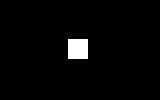
#> input picture frame 29 of labvaja11/data/simple-video.avi, 160 x 100 px
$ python vaja11.py
#> lines starting #> are read from the running program, lines starting #| are printed output that depends on the picture; after the words box and inside, x2 and y2 are one past the last pixel; in counts of white or black regions, pixels touching at a corner belong together
### labvaja1/displayImage.py
from matplotlib import pyplot as plt
import numpy as np

def displayImage (iImage, iTitle, iGridX=None, iGridY=None, show=True):
    # ustvarimo prikazno okno
    plt.figure()
    # zapišemo naslov, ki se pokaže
    plt.title(iTitle)

    if iGridX is not None and iGridY is not None:
        stepX = iGridX[1] - iGridX[0]
        stepY = iGridY[1] - iGridY[0]
        extent = (
            iGridX[0] - 0.5*stepX,
            iGridX[-1] + 0.5*stepX,
            iGridY[-1] + 0.5*stepY,
            iGridY[0] - 0.5*stepY,
        )
    else:
        # prikažemo naloženo sliko na zaslon
        extent = (
            0 - 0.5,
            iImage.shape[1] - 0.5,
            iImage.shape[0] -0.5,
            0 - 0.5,
        ) # lahko tudi dodatno razširimo platno okoli slike, da v priakz vključimo tudi robove
    plt.imshow(
        iImage,
        cmap=plt.cm.gray,
        vmin=0,
        vmax=255,
        aspect='equal', # poskrbimo, da je širina enaka kot višina slikovnega elementa
        extent=extent
    )

    # na koncu z urejanjem priakza, kličemo metodo plt.show() za prikaz slike
    if show == True:
        plt.show()


### labvaja11/displayImage.py
from matplotlib import pyplot as plt


def displayImage (iImage, iTitle, iGridX=None, iGridY=None, show = True):
    # ustvarimo prikazno okno
    fig = plt.figure()
    # zapišemo naslov, ki se pokaže
    plt.title(iTitle)

    if iGridX is not None and iGridY is not None:
        stepX = iGridX[1] - iGridX[0]
        stepY = iGridY[1] - iGridY[0]
        extent = (
            iGridX[0] - 0.5*stepX,
            iGridX[-1] + 0.5*stepX,
            iGridY[-1] + 0.5*stepY,
            iGridY[0] - 0.5*stepY,
        )
    else:
        # prikažemo naloženo sliko na zaslon
        extent = (
            0 - 0.5,
            iImage.shape[1] - 0.5,
            iImage.shape[0] -0.5,
            0 - 0.5,
        ) # lahko tudi dodatno razširimo platno okoli slike, da v priakz vključimo tudi robove
    plt.imshow(
        iImage,
        cmap=plt.cm.gray,
        vmin=0,
        vmax=255,
        aspect='equal', # poskrbimo, da je širina enaka kot višina slikovnega elementa
        extent=extent
    )

    # na koncu z urejanjem priakza, kličemo metodo plt.show() za prikaz slike
    if show == True:
        plt.show()

    return fig

### labvaja11/vaja11.py
import numpy as np
import matplotlib.pyplot as plt
from labvaja1.displayImage import displayImage
import cv2

## 1. NALOGA:
def loadFrame(iVideo, iK):
    """
Funkcija za nalaganje slike iz videa
"""
#> called with iK = 30
    # postavi reader na (iK -1)-ti frame
    iVideo.set(1, iK-1)
    ret, oFrame = iVideo.read()
#> oFrame is the input picture: shape (100, 160, 3); 2.5% white; 1 white region, box (x1, y1, x2, y2) and area: (68, 39, 88, 59) 400
    # vrstice (100), stolpce (160), vzamemo 1.sliko = R (od RGB):
    oFrame = oFrame[:,:,0].astype(float)

    return oFrame

if __name__ == '__main__':
    # naloži video
    V1 = cv2.VideoCapture("labvaja11/data/simple-video.avi")

    print(f'število slik v videu: {int(V1.get(cv2.CAP_PROP_FRAME_COUNT))}')
    I1 = loadFrame(V1, iK = 30)
    I2 = loadFrame(V1, iK = 31)
#> call 2 of loadFrame, with iK = 31
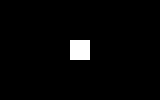
#> input picture frame 30 of labvaja11/data/simple-video.avi, 160 x 100 px
#> in loadFrame, oFrame is the input picture: shape (100, 160, 3); 2.5% white; 1 white region, box (x1, y1, x2, y2) and area: (70, 40, 90, 60) 400

    displayImage(I1, 'slika 1')
    displayImage(I2, 'slika 2')


## 2: NALOGA:
def framePrediction(iF, iMV):
    iMV = np.array(iMV).astype(int)

    # axis = 0 - vrtijo se vrstice, axis = 1 - vrtijo se stolpci
    ## premikamo intenzitete za iMV[1] navzdol in za iMV[0] desno (po mreži)
    oF = np.roll(iF, [iMV[1], iMV[0]], axis=(0,1))

    # dx komponenta vektorja:
    if iMV[0] >= 0:
        oF[:, :iMV[0]] = -1
    else:
        oF[:, iMV[0] :] = -1

    # dy komponenta vektorja:
    if iMV[1] >= 0:
        oF[:, :iMV[1]] = -1
    else:
        oF[:, iMV[1] :] = -1

    return oF


def blockMatching(iF1, iF2, iSize, iSearchSize):
    """
Funkcija za dolocanje polja vektorjev premika z blocnim
ujemanjem
"""
#> called with iSearchSize = 15
    Y, X = iF1.shape
#> Y = 100; X = 160

    # želimo ugotoviti št. blokov znotraj slike:
    M = int(X / iSize[0])
#> M = 20
    N = int(Y / iSize[1])
#> N = 12

    # inicializacija vektorjev premika
    oMF = np.zeros((N, M, 2), dtype=float)
    oCP = np.zeros((N, M, 2), dtype=float)
    Err = np.ones((N, M), dtype=float)*255

    # inicializacija logaritemskega iskanja vektorja premika
    P = (iSearchSize - 1) / 2
    PTS = np.array([[0,0], [1,0], [-1,0], [0,1], [0,-1], [1,1], [-1,1], [1,-1], [-1,-1]])

    # zanka čez vse bloke
    for n in range(N):
        y_min = n*iSize[1]
        y_max = (n+1)*iSize[1]
        y = np.arange(y_min, y_max)
        for m in range(M):
            x_min = m*iSize[0]
            x_max = (m+1)*iSize[0]
            x = np.arange(x_min, x_max)

            # središče trenutnega bloka
            oCP[n,m,0] =x.mean()
            oCP[n,m,1] =y.mean()

            # prvi blok vrži ven:
            B1 = iF1[y_min:y_max, x_min:x_max]
            B2 = iF2[y_min:y_max, x_min:x_max]

            for i in range(1, 4):
                Pi = (P + 1) / (2 ** i)
                PTSi = PTS * Pi

                d0 = np.array([oMF[n,m,0], oMF[n,m,1]])

                for p in range(PTSi.shape[0]):
                    # trenutni vektor premika
                    d = d0 + PTSi[p, :]

                    # napovedan F2 na podlagi F1 in vektorja premika
                    pF2 = framePrediction(iF1, d)
                    # napovedan blok dva izločimo iz napovedane slicice 2
                    pB2 = pF2[y_min:y_max, x_min:x_max]

                    idx = np.logical_and(B2 >= 0, pB2 >= 0)

                    bErr = np.sum(np.abs(B2[idx] - pB2[idx])) / idx.sum()

                    if bErr < Err[n, m]:
                        Err[n, m] = bErr
                        oMF[n, m, :] = d
#> this loop made 12 passes
#> y_min on pass 2: 8
#> pass 1, in framePrediction (call 2), `oF = np.roll(iF, [iMV[1], iMV[0]], axis=(0,1))`:
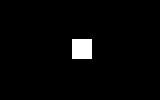
#> oF: shape (100, 160) float64; 2.5% white; 1 white region, box (x1, y1, x2, y2) and area: (72, 39, 92, 59) 400
#> pass 1, in framePrediction (call 3), `oF = np.roll(iF, [iMV[1], iMV[0]], axis=(0,1))`:
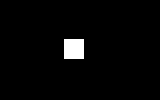
#> oF: shape (100, 160) float64; 2.5% white; 1 white region, box (x1, y1, x2, y2) and area: (64, 39, 84, 59) 400
#> pass 1, in framePrediction (call 4), `oF = np.roll(iF, [iMV[1], iMV[0]], axis=(0,1))`:
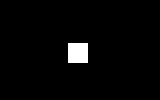
#> oF: shape (100, 160) float64; 2.5% white; 1 white region, box (x1, y1, x2, y2) and area: (68, 43, 88, 63) 400
#> pass 1, in framePrediction (call 5), `oF = np.roll(iF, [iMV[1], iMV[0]], axis=(0,1))`:
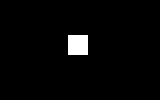
#> oF: shape (100, 160) float64; 2.5% white; 1 white region, box (x1, y1, x2, y2) and area: (68, 35, 88, 55) 400


    return oMF, oCP

if __name__ == '__main__':

    bsize = [8, 8]
    searchSize = 15
    MF, CP = blockMatching(I1, I2, bsize, searchSize)


## 3. NALOGA:
from labvaja11.displayImage import displayImage

def displayMotionField(iMF, iCP, iTitle, iImage = None):
    """
Funkcija za prikaz polja vektorjev premika
"""
    if iImage is None:
        fig = plt.figure()
        plt.gca().invert_yaxis()
        plt.gca().set_aspect("equal")
        plt.title(iTitle)
    else:
        fig = displayImage(iImage, iTitle=iTitle, show = False)

    plt.quiver(iCP[:,:,0], iCP[:,:,1], iMF[:,:,0], iMF[:,:,1], color='red', scale=0.5, units='xy', angles='xy')

    return fig

if __name__ == '__main__':
    displayMotionField(MF, CP, iTitle='Vektorji premika')
    displayMotionField(MF, CP, iTitle='Superponirani vektorji premika', iImage = I1)


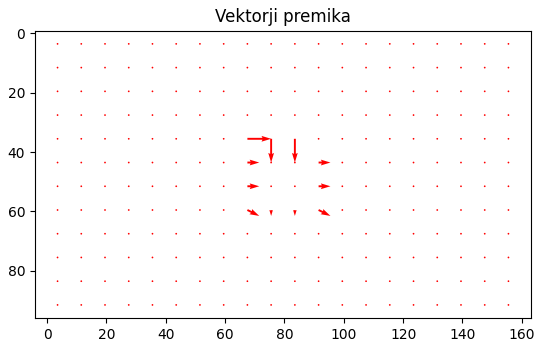
#> figure drawn by matplotlib, 1 panel
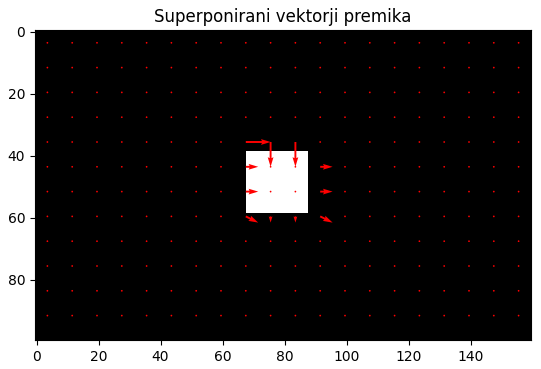
#> figure drawn by matplotlib, 1 panel

$ run again, starting later in the video
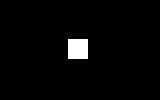
#> input picture frame 29 of labvaja11/data/simple-video.avi, 160 x 100 px
#> in loadFrame, oFrame is the input picture: shape (100, 160, 3); 2.5% white; 1 white region, box (x1, y1, x2, y2) and area: (68, 39, 88, 59) 400
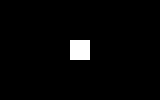
#> input picture frame 30 of labvaja11/data/simple-video.avi, 160 x 100 px
#> in loadFrame, oFrame is the input picture: shape (100, 160, 3); 2.5% white; 1 white region, box (x1, y1, x2, y2) and area: (70, 40, 90, 60) 400
#> the loop in blockMatching, `for n in range(N):` made 12 passes

$ run again, starting later in the video
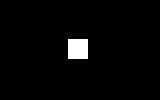
#> input picture frame 29 of labvaja11/data/simple-video.avi, 160 x 100 px
#> in loadFrame, oFrame is the input picture: shape (100, 160, 3); 2.5% white; 1 white region, box (x1, y1, x2, y2) and area: (68, 39, 88, 59) 400
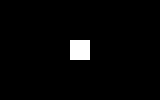
#> input picture frame 30 of labvaja11/data/simple-video.avi, 160 x 100 px
#> in loadFrame, oFrame is the input picture: shape (100, 160, 3); 2.5% white; 1 white region, box (x1, y1, x2, y2) and area: (70, 40, 90, 60) 400
#> the loop in blockMatching, `for n in range(N):` made 12 passes
